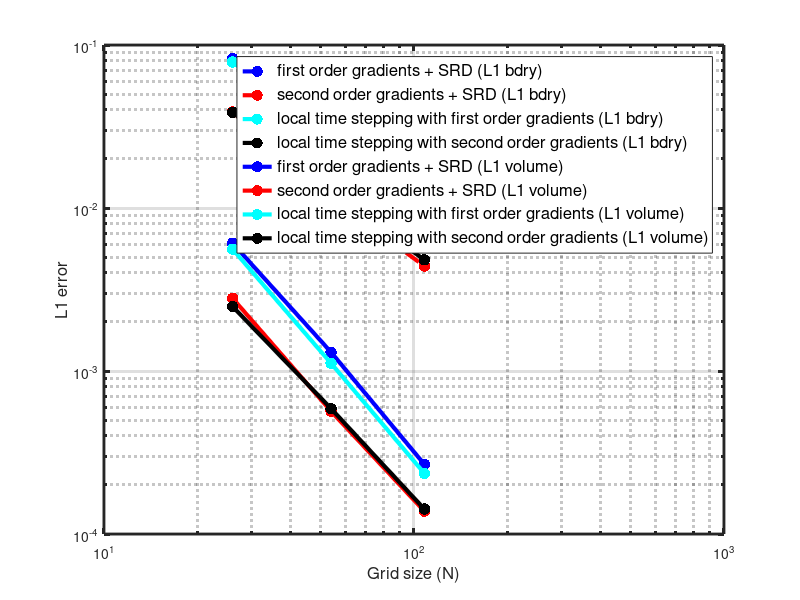

Write the MATLAB code that produced this figure.
gridsize = [26, 54, 108];




lts_fv1_v       = [5.5853279394542333E-003, 1.1149525213654070E-003, 2.3549655340437793E-004];
srd1_fv1_v      = [6.0794582719505622E-003, 1.3042574491654634E-003, 2.6755711249439187E-004];
lts_fv1q_v      = [2.4844256695815614E-003, 5.8801730618267332E-004, 1.4221501276227199E-004]; 
srd1q_fv1q_v    = [2.7913230728114189E-003, 5.6644065885654710E-004, 1.3791945588817643E-004]; %, 3.2539184498343274E-005

lts_fv1_b       = [7.8707896557172308E-002, 2.6110416966706587E-002, 9.3126781246204837E-003];
srd1_fv1_b      = [8.2552342711314800E-002, 2.8236528741063492E-002, 1.0141414806058742E-002];
lts_fv1q_b      = [3.8628512141920035E-002, 1.2501956972788070E-002, 4.8114614519942081E-003]; 
srd1q_fv1q_b    = [3.8809709936814089E-002, 1.1594032084576614E-002, 4.4020764964905748E-003]; 

lw = 3;
ms = 25;
loglog(gridsize, srd1_fv1_b, '.--b', 'markersize', ms, 'linewidth', lw); hold on;
loglog(gridsize, srd1q_fv1q_b, '.--r', 'markersize', ms, 'linewidth', lw); hold on;
loglog(gridsize, lts_fv1_b, '.--c', 'markersize', ms, 'linewidth', lw); hold on;
loglog(gridsize, lts_fv1q_b, '.--k', 'markersize', ms, 'linewidth', lw); hold on;

loglog(gridsize, srd1_fv1_v, '.-b', 'markersize', ms, 'linewidth', lw); hold on;
loglog(gridsize, srd1q_fv1q_v, '.-r', 'markersize', ms, 'linewidth', lw); hold on;
loglog(gridsize, lts_fv1_v, '.-c', 'markersize', ms, 'linewidth', lw); hold on;
loglog(gridsize, lts_fv1q_v, '.-k', 'markersize', ms, 'linewidth', lw); hold on;

grid on;
set(gca, "linewidth", 2);
xlabel("Grid size (N)", "fontsize",12);
ylabel("L1 error", "fontsize",12);
legend("first order gradients + SRD (L1 bdry)", "second order gradients + SRD (L1 bdry)", "local time stepping with first order gradients (L1 bdry)", "local time stepping with second order gradients (L1 bdry)", ...
       "first order gradients + SRD (L1 volume)", "second order gradients + SRD (L1 volume)", "local time stepping with first order gradients (L1 volume)", "local time stepping with second order gradients (L1 volume)","fontsize", 12);